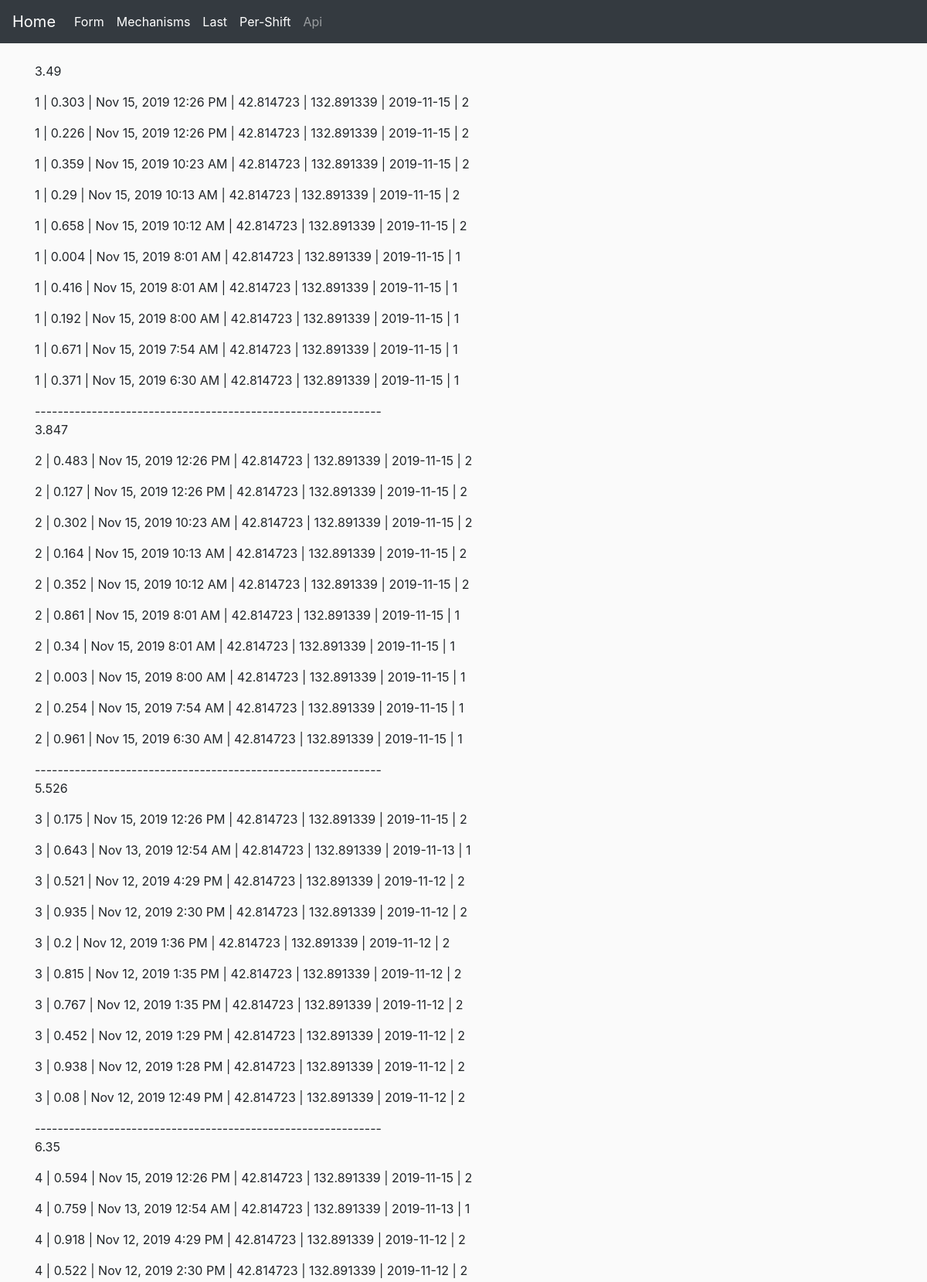
The page /last (upper part) on the database its author committed.
### app/model.py (models this page shows, shortened)
class Post(db.Model):
    id = db.Column(db.Integer, primary_key=True)
    mechanism_id = db.Column(db.Integer, db.ForeignKey('mechanism.id'))
    value = db.Column(db.Float)
    latitude = db.Column(db.Float)
    longitude = db.Column(db.Float)
    timestamp = db.Column(db.DateTime, index=True, default=datetime.utcnow)
    date_shift = db.Column(db.Date)
    shift = db.Column(db.Integer)

class Mechanism(db.Model):
    id = db.Column(db.Integer, primary_key=True)
    company = db.Column(db.String(64), index=True)
    type = db.Column(db.String(64), index=True)
    model = db.Column(db.String(64), index=True)
    number = db.Column(db.SmallInteger, index=True)
    name = db.Column(db.String(64), index=True, unique=True)
    posts = db.relationship('Post', backref='mech', lazy='dynamic')

### app/views.py (the view)
@app.route("/last")
def last():
    posts = [Post.query.filter_by(mechanism_id=p).order_by(
        Post.id.desc()).limit(10) for p in all_mechanisms_id()]
    return render_template("last.html",
                           title='Последние данные',
                           tim=datetime.now() + timedelta(days=2),
                           posts=posts)

### functions.py (called while the page is built)
def all_mechanisms_id():
    return [m.id for m in Mechanism.query.all()]

### app/templates/last.html
{% extends "base.html" %}
{% block main %}
<br>
{% for p in posts %}
<p>{{ p|sum(attribute='value')|round(3) if p[0] }}</p>
{% for post in p %}
<p>{{post.mech.number}} | {{post.value}} | {{moment(post.timestamp).format('lll')}} |
{{post.latitude}} | {{post.longitude}} |  {{post.date_shift}} | {{post.shift}} </p>
{% endfor %}
{{ '-------------------------------------------------------------' if p[0] }}
{% endfor %}
{% endblock %}

### app/static/main.css (style rules this page uses)
body { background-color: #fafafa; }

### rows shown on the page
Post: mech.number "1", value "0.303", timestamp "Nov 15, 2019 12:26 PM", latitude "42.814723", longitude "132.891339", date_shift "2019-11-15", shift "2"
Post: mech.number "1", value "0.226", timestamp "Nov 15, 2019 12:26 PM", latitude "42.814723", longitude "132.891339", date_shift "2019-11-15", shift "2"
Post: mech.number "1", value "0.359", timestamp "Nov 15, 2019 10:23 AM", latitude "42.814723", longitude "132.891339", date_shift "2019-11-15", shift "2"
Post: mech.number "1", value "0.29", timestamp "Nov 15, 2019 10:13 AM", latitude "42.814723", longitude "132.891339", date_shift "2019-11-15", shift "2"
Post: mech.number "1", value "0.658", timestamp "Nov 15, 2019 10:12 AM", latitude "42.814723", longitude "132.891339", date_shift "2019-11-15", shift "2"
Post: mech.number "1", value "0.004", timestamp "Nov 15, 2019 8:01 AM", latitude "42.814723", longitude "132.891339", date_shift "2019-11-15", shift "1"
Post: mech.number "1", value "0.416", timestamp "Nov 15, 2019 8:01 AM", latitude "42.814723", longitude "132.891339", date_shift "2019-11-15", shift "1"
Post: mech.number "1", value "0.192", timestamp "Nov 15, 2019 8:00 AM", latitude "42.814723", longitude "132.891339", date_shift "2019-11-15", shift "1"
Post: mech.number "1", value "0.671", timestamp "Nov 15, 2019 7:54 AM", latitude "42.814723", longitude "132.891339", date_shift "2019-11-15", shift "1"
Post: mech.number "1", value "0.371", timestamp "Nov 15, 2019 6:30 AM", latitude "42.814723", longitude "132.891339", date_shift "2019-11-15", shift "1"
Post: mech.number "2", value "0.483", timestamp "Nov 15, 2019 12:26 PM", latitude "42.814723", longitude "132.891339", date_shift "2019-11-15", shift "2"
Post: mech.number "2", value "0.127", timestamp "Nov 15, 2019 12:26 PM", latitude "42.814723", longitude "132.891339", date_shift "2019-11-15", shift "2"
Post: mech.number "2", value "0.302", timestamp "Nov 15, 2019 10:23 AM", latitude "42.814723", longitude "132.891339", date_shift "2019-11-15", shift "2"
Post: mech.number "2", value "0.164", timestamp "Nov 15, 2019 10:13 AM", latitude "42.814723", longitude "132.891339", date_shift "2019-11-15", shift "2"
Post: mech.number "2", value "0.352", timestamp "Nov 15, 2019 10:12 AM", latitude "42.814723", longitude "132.891339", date_shift "2019-11-15", shift "2"
Post: mech.number "2", value "0.861", timestamp "Nov 15, 2019 8:01 AM", latitude "42.814723", longitude "132.891339", date_shift "2019-11-15", shift "1"
Post: mech.number "2", value "0.34", timestamp "Nov 15, 2019 8:01 AM", latitude "42.814723", longitude "132.891339", date_shift "2019-11-15", shift "1"
Post: mech.number "2", value "0.003", timestamp "Nov 15, 2019 8:00 AM", latitude "42.814723", longitude "132.891339", date_shift "2019-11-15", shift "1"
Post: mech.number "2", value "0.254", timestamp "Nov 15, 2019 7:54 AM", latitude "42.814723", longitude "132.891339", date_shift "2019-11-15", shift "1"
Post: mech.number "2", value "0.961", timestamp "Nov 15, 2019 6:30 AM", latitude "42.814723", longitude "132.891339", date_shift "2019-11-15", shift "1"
Post: mech.number "3", value "0.175", timestamp "Nov 15, 2019 12:26 PM", latitude "42.814723", longitude "132.891339", date_shift "2019-11-15", shift "2"
Post: mech.number "3", value "0.643", timestamp "Nov 13, 2019 12:54 AM", latitude "42.814723", longitude "132.891339", date_shift "2019-11-13", shift "1"
Post: mech.number "3", value "0.521", timestamp "Nov 12, 2019 4:29 PM", latitude "42.814723", longitude "132.891339", date_shift "2019-11-12", shift "2"
Post: mech.number "3", value "0.935", timestamp "Nov 12, 2019 2:30 PM", latitude "42.814723", longitude "132.891339", date_shift "2019-11-12", shift "2"
Post: mech.number "3", value "0.2", timestamp "Nov 12, 2019 1:36 PM", latitude "42.814723", longitude "132.891339", date_shift "2019-11-12", shift "2"
Post: mech.number "3", value "0.815", timestamp "Nov 12, 2019 1:35 PM", latitude "42.814723", longitude "132.891339", date_shift "2019-11-12", shift "2"
Post: mech.number "3", value "0.767", timestamp "Nov 12, 2019 1:35 PM", latitude "42.814723", longitude "132.891339", date_shift "2019-11-12", shift "2"
Post: mech.number "3", value "0.452", timestamp "Nov 12, 2019 1:29 PM", latitude "42.814723", longitude "132.891339", date_shift "2019-11-12", shift "2"
Post: mech.number "3", value "0.938", timestamp "Nov 12, 2019 1:28 PM", latitude "42.814723", longitude "132.891339", date_shift "2019-11-12", shift "2"
Post: mech.number "3", value "0.08", timestamp "Nov 12, 2019 12:49 PM", latitude "42.814723", longitude "132.891339", date_shift "2019-11-12", shift "2"
Post: mech.number "4", value "0.594", timestamp "Nov 15, 2019 12:26 PM", latitude "42.814723", longitude "132.891339", date_shift "2019-11-15", shift "2"
Post: mech.number "4", value "0.759", timestamp "Nov 13, 2019 12:54 AM", latitude "42.814723", longitude "132.891339", date_shift "2019-11-13", shift "1"
Post: mech.number "4", value "0.918", timestamp "Nov 12, 2019 4:29 PM", latitude "42.814723", longitude "132.891339", date_shift "2019-11-12", shift "2"
Post: mech.number "4", value "0.522", timestamp "Nov 12, 2019 2:30 PM", latitude "42.814723", longitude "132.891339", date_shift "2019-11-12", shift "2"

### other values the page prints
{{ p|sum(attribute='value')|round(3) if p[0] }} "3.49" "3.847" "5.526" "6.35"
